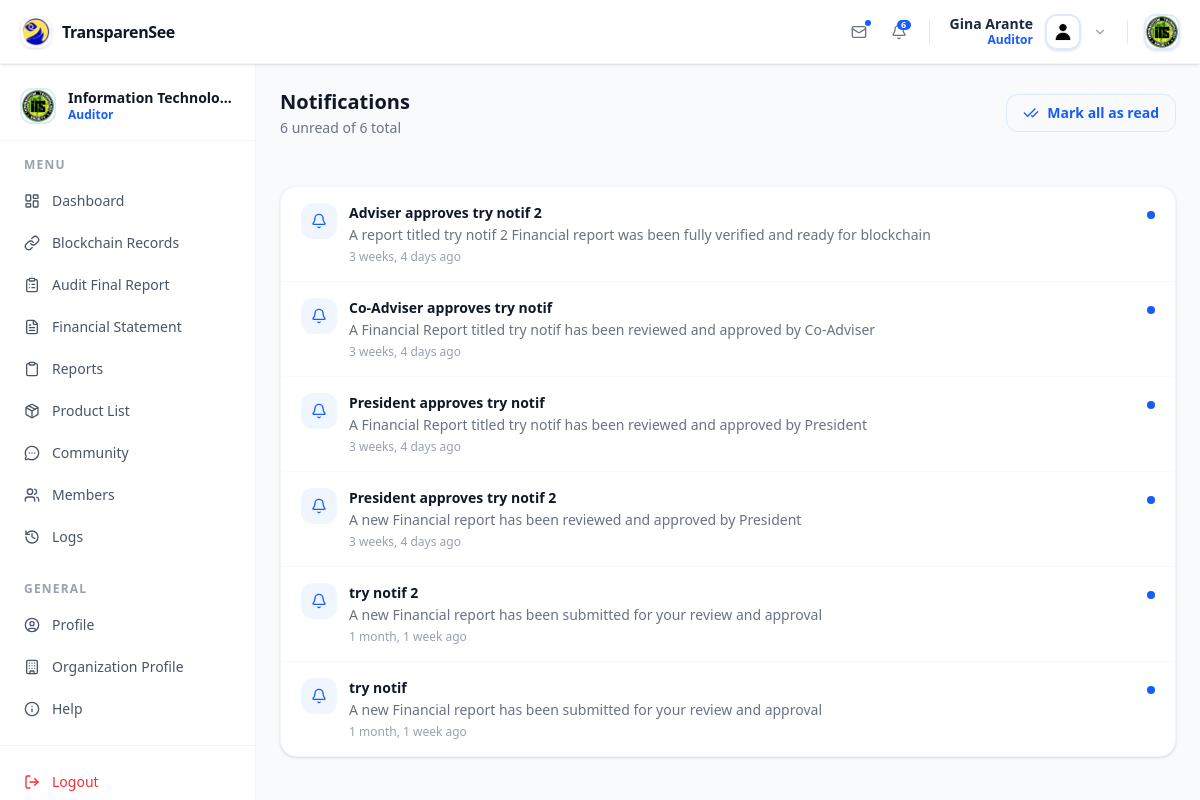
The app's page /notifications/ (signed in), older data.
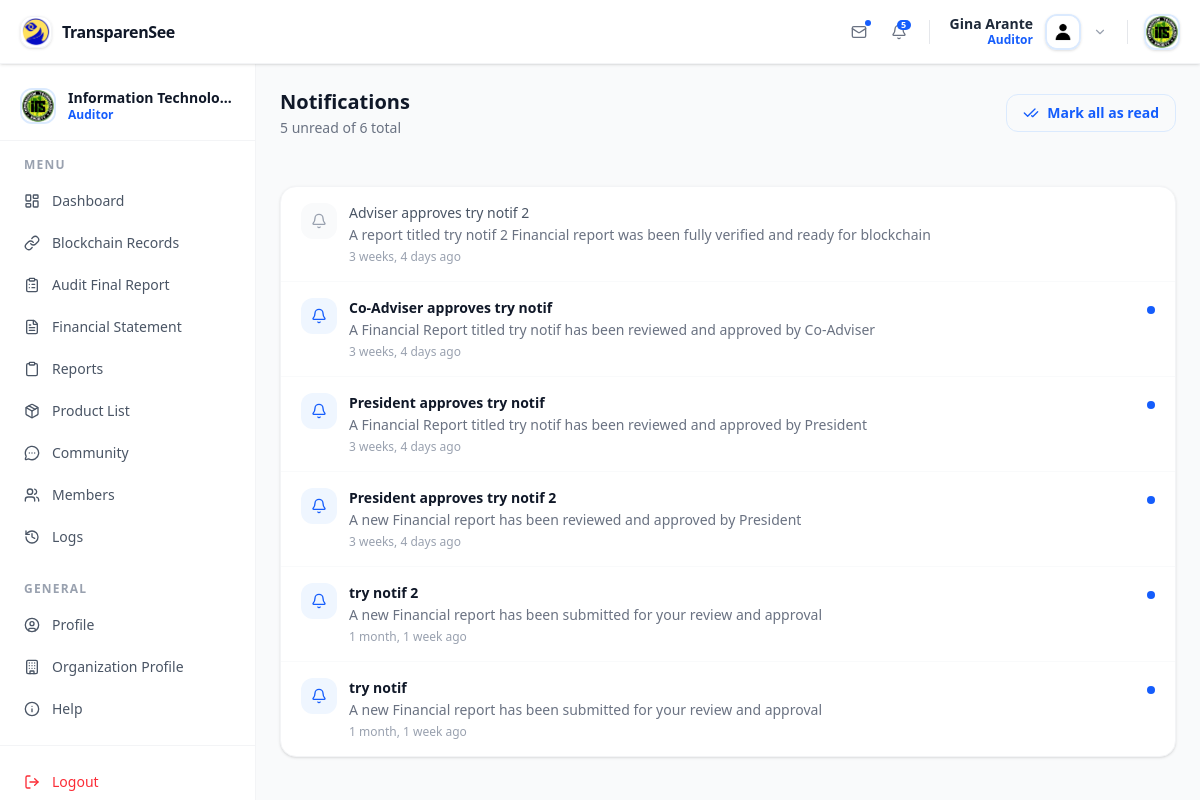
The same page, newer data.
### app/models.py (models this page shows, shortened)
class Notification(models.Model):
    recipient = models.ForeignKey(
        settings.AUTH_USER_MODEL,
        on_delete=models.CASCADE,
        related_name="notifications"
    )
    title = models.CharField(max_length=255)
    message = models.TextField()
    url = models.CharField(max_length=255, blank=True)
    is_read = models.BooleanField(default=False)
    created_at = models.DateTimeField(auto_now_add=True)
    class Meta:
        ordering = ["-created_at"]

### app/views/notification/notification.py (the view)
# urls.py: path("notifications/", views.notification_list, name="notification_list"),
@login_required
def notification_list(request):
    notifications = Notification.objects.filter(
        recipient=request.user
    ).order_by("-created_at")
    unread_count = notifications.filter(is_read=False).count()
    return render(
        request,
        "app/notification_list.html",
        {
            "notifications": notifications,
            "unread_count": unread_count,
            "base_template": get_base_template(request.user),
        },
    )

### app/context_processors.py (called while the page is built)
def notifications(request):
    if request.user.is_authenticated:
        notifications = Notification.objects.filter(
            recipient=request.user
        ).order_by("-created_at")[:5]
        unread_count = Notification.objects.filter(
            recipient=request.user,
            is_read=False
        ).count()
        return {
            "notifications": notifications,
            "unread_count": unread_count,
        }
    return {
        "notifications": [],
        "unread_count": 0,
    }

### app/views/notification/notification.py (called while the page is built)
def get_base_template(user):
    return ROLE_TEMPLATES.get(user.role, 'app/base.html')

### app/templates/app/notification_list.html (shortened to what this page needs)
{% extends base_template %}
{% load static %}
{% block con %}
<div class="py-6 px-6 flex flex-col gap-6 bg-gray-50">
  <div class="flex items-center justify-between mb-6">
    <div>
      <h1 class="text-xl font-extrabold text-gray-900">Notifications</h1>
      <p class="text-sm text-gray-500 mt-0.5">
        {{ unread_count }} unread of {{ notifications|length }} total
      </p>
    </div>
    {% if unread_count %}
    <form action="{% url 'mark_all_read' %}" method="post">
      <button type="submit"
        class="flex items-center gap-2 px-4 py-2 rounded-xl text-sm font-semibold text-blue-600 border border-blue-100 hover:bg-blue-50 transition-colors">
        <i data-lucide="check-check" class="w-4 h-4"></i>
        Mark all as read
      </button>
    </form>
    {% endif %}
  </div>
  <div class="bg-white border border-gray-100 rounded-2xl shadow-sm overflow-hidden">
    {% for notification in notifications %}
    <a href="{% url 'notification_redirect' notification.pk %}"
      class="flex items-start justify-between gap-3 px-5 py-4 hover:bg-blue-50 transition-colors {% if not forloop.last %}border-b border-gray-50{% endif %}">
      <div class="flex items-start gap-3 min-w-0">
        <div class="w-9 h-9 shrink-0 rounded-xl flex items-center justify-center
          {% if not notification.is_read %}bg-blue-50 text-blue-600{% else %}bg-gray-50 text-gray-400{% endif %}">
          <i data-lucide="bell" class="w-4 h-4"></i>
        </div>
        <div class="min-w-0">
          <p class="text-sm {% if not notification.is_read %}font-bold text-gray-900{% else %}font-medium text-gray-600{% endif %}">
            {{ notification.title }}
          </p>
          <p class="text-sm text-gray-500 mt-0.5">
            {{ notification.message }}
          </p>
          <small class="text-xs text-gray-400 mt-1 block">
            {{ notification.created_at|timesince }} ago
          </small>
        </div>
      </div>
      {% if not notification.is_read %}
      <div class="w-2 h-2 rounded-full bg-blue-600 mt-2 shrink-0"></div>
      {% endif %}
    </a>
    {% empty %}
    <div class="p-10 text-center">
      <i data-lucide="bell-off" class="w-8 h-8 text-gray-300 mx-auto mb-2"></i>
      <p class="text-sm text-gray-400">No notifications yet.</p>
    </div>
    {% endfor %}
  </div>
</div>
{% endblock %}

### app/templates/app/officer/officer_navbar.html (shortened to what this page needs)
{% load static %}
<div class="navbar bg-white border-b border-gray-100 shadow-sm flex justify-between z-99 px-4 h-16">
  <div class="flex items-center gap-2">
    <a class="flex items-center gap-2.5 px-1">
      <div class="w-8 h-8 rounded-xl overflow-hidden shadow-sm border border-gray-100">
        <img src="{% static 'images/TransparenSee_Logo.png' %}" alt="TransparenSee" class="w-full h-full object-cover" />
      </div>
      <span class="text-base font-extrabold text-gray-900 tracking-tight hidden sm:block">TransparenSee</span>
    </a>
  </div>
  <div class="hidden lg:flex items-center gap-3">
    <div class="flex items-center gap-1">
      <button class="w-9 h-9 flex items-center justify-center rounded-xl text-gray-500 hover:bg-blue-50 hover:text-blue-700 transition-colors duration-200 relative">
        <i data-lucide="mail" class="w-4 h-4"></i>
        <span class="absolute top-1.5 right-1.5 w-1.5 h-1.5 bg-blue-600 rounded-full"></span>
      </button>
      <div class="dropdown dropdown-end">
        <label tabindex="0" class="w-9 h-9 flex items-center justify-center rounded-xl text-gray-500 hover:bg-blue-50 hover:text-blue-700 transition-colors duration-200 relative cursor-pointer">
          <i data-lucide="bell" class="w-4 h-4"></i>
          {% if unread_count %}
          <span class="absolute top-1.5 right-1.5 min-w-3.5 h-2.5 px-0.75 flex items-center rounded-full justify-center bg-blue-600 text-white text-[9px] font-bold leading-none">
            {{ unread_count }}
          </span>
          {% endif %}
        </label>
      </div>
    </div>
    <div class="dropdown dropdown-end">
      <div tabindex="0" role="button" class="flex items-center gap-3 px-2 py-1.5 rounded-xl hover:bg-gray-50 cursor-pointer transition-colors duration-200">
        <div class="flex flex-col items-end">
          <p class="text-sm font-semibold text-gray-800 leading-tight">{{ user.first_name }} {{ user.last_name }}</p>
          <span class="text-xs font-bold text-blue-600 capitalize">{{ user.get_role_display }}</span>
        </div>
        <div class="w-9 h-9 rounded-xl overflow-hidden border-2 border-blue-100 shadow-sm shrink-0">
          <img
            alt="Profile"
            src="{% if user.profile_image %}{{ user.profile_image.url }}{% else %}{% static 'images/default_profile_pic.jpg' %}{% endif %}"
            class="w-full h-full object-cover"
          />
        </div>
        <i data-lucide="chevron-down" class="w-3.5 h-3.5 text-gray-400"></i>
      </div>
    </div>
    <div class="flex items-center px-1">
      {% if user.role == 'super_admin' or user.role == 'campus_admin' %}
      <div class="w-9 h-9 rounded-xl overflow-hidden border-2 border-gray-100 shadow-sm">
        <img src="{% static 'images/cvsu_logo.jpg' %}" alt="CvSU" class="w-full h-full object-cover" />
      </div>
      {% elif user.role == 'treasurer' or user.role == 'auditor' or user.role == 'president'%}
      <div class="w-9 h-9 rounded-xl overflow-hidden border-2 border-blue-100 shadow-sm">
        <img
          src="{% if user.officer.organization.logo %}{{ user.officer.organization.logo.url }}{% else %}{% static 'images/default_profile_pic.jpg' %}{% endif %}"
          alt="Organization"
          class="w-full h-full object-cover"
        />
      </div>
      {% endif %}
    </div>
  </div>
</div>

Row changes from the older to the newer data that the page shows:
changed Notification "Adviser approves try notif 2": is_read False → True (drawn)
Text that changed along with them:
{{ unread_count }}: "6" → "5"
